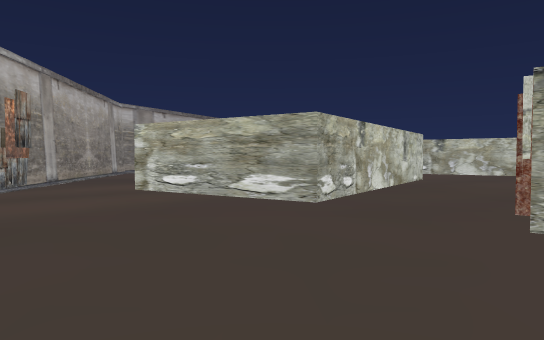
View 1 (above)

16 first-person views from a walk through a Unity game level. The camera is 1.4 m above the floor, tilts 2° down and sees 70° across. The floor is counted in squares, 2.4 m on a side. Each view is taken from the middle of a square. On the plan, view 1 faces up. The plan holds only what a view shows up to about 10 squares ahead; the rest is blank. The place goes on beyond the plan. The player is left out.

View 2
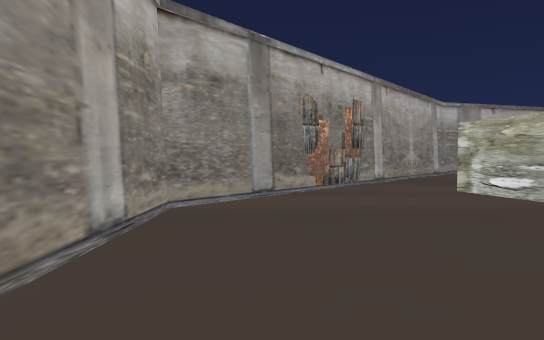

View 3
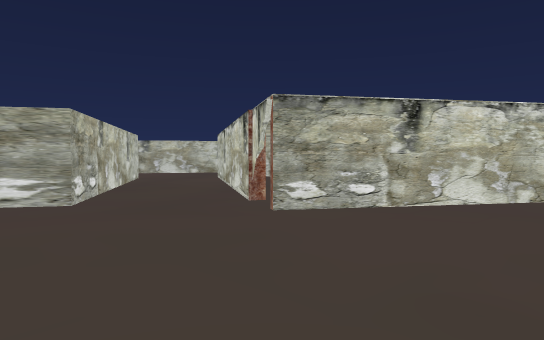

View 4
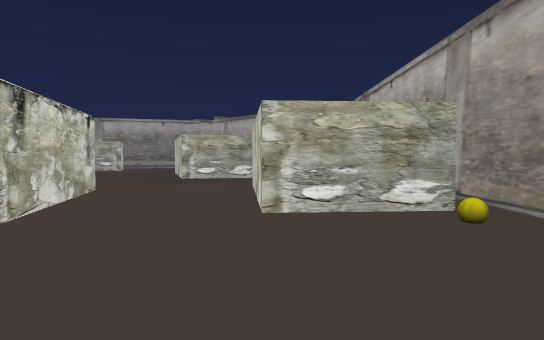

View 5
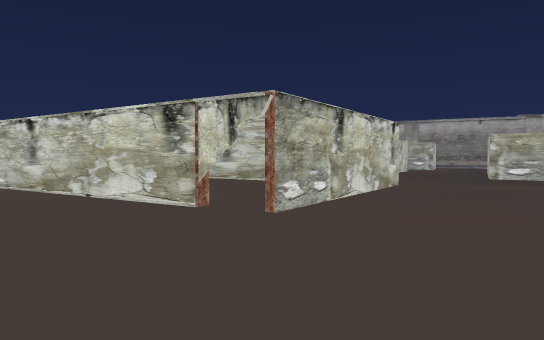

View 6
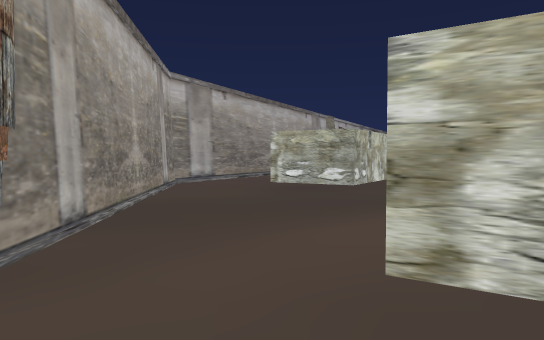

View 7
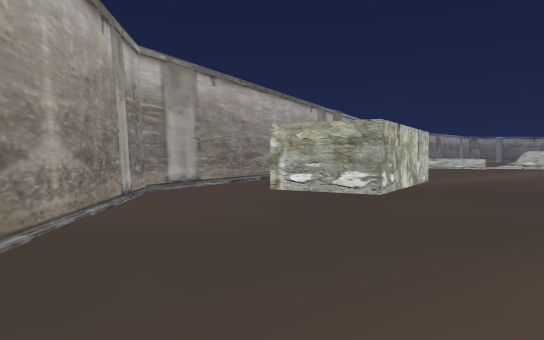

View 8
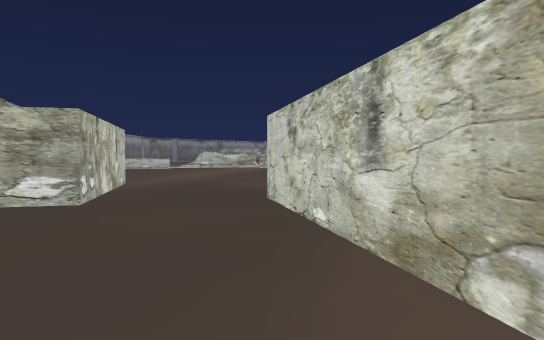

View 9
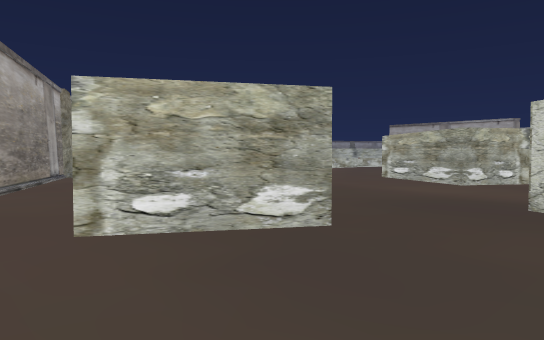

View 10
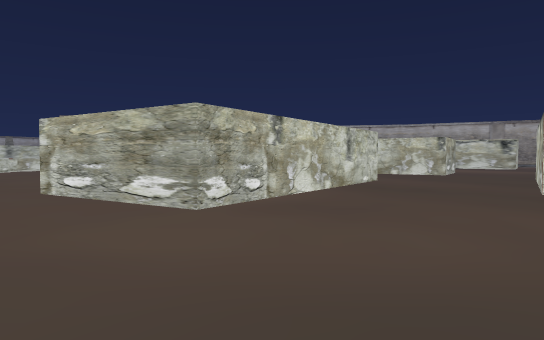

View 11
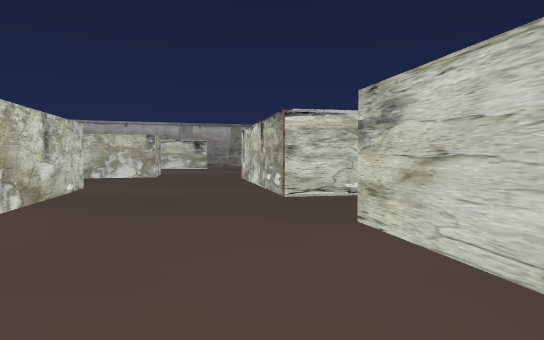

View 12
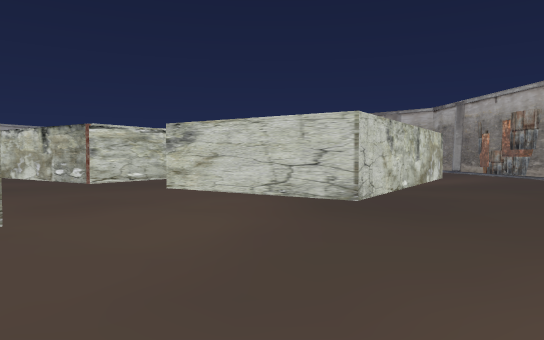

View 13
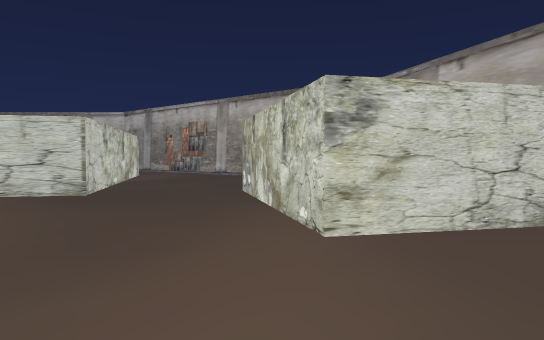

View 14
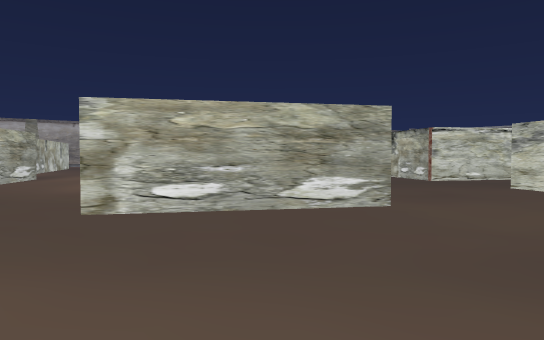

View 15
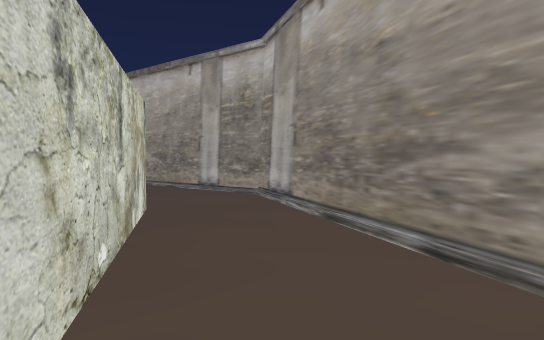

View 16
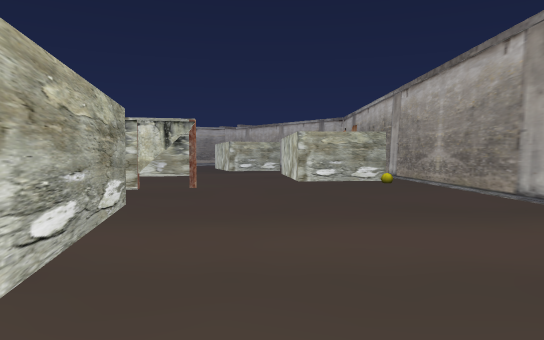

### Floor plan
Points are (right, up) in squares from view 1. A wall is a line through its corners. A room is listed if a view was taken in it or the views show most of it. See-through windows are left out.
Room 1 (views 1, 2, 3, 4, 5, 6, 7, 8, 16)
walls: (2.1, 3.4) (5.2, 8.1); (-4.3, 5.4) (-4, 2.3) (1.1, -2.8); (0.5, -1.4) (1.9, 0.3) (3.2, -0.8); (-4.7, 8.5) (-4.5, 7.1); (4.3, 1.4) (1.9, 3); (3.1, 8.8) (0.6, 4.9) (-2.4, 6.9) (-1.5, 8.3)
ways out: opening at (-3, 8) to room 2; opening at (4, 8) to room 3; opening at (4, 0)
objects: other object (-4, 5); other object (0, -1)
Room 2 (view 9)
walls: (-1.3, 13) (-3, 14) (-2.2, 15.3); (-1.5, 8.3) (0.9, 12); (-4, 15.9) (-5.2, 13.6) (-4.7, 8.5)
ways out: opening at (-3, 8) to room 1; opening at (0.5, 12.5) to room 3; opening at (-3, 15)
Room 3 (views 10, 11, 12, 13, 14, 15)
walls: (0.9, 12) (3.9, 10) (3.1, 8.8); (-0.9, 17.3) (0.7, 16.3) (-1.3, 13); (5.2, 8.1) (5.7, 8.9) (6.9, 8.1); (9.4, 10.4) (4.2, 13.8) (6.1, 16.6)
ways out: opening at (4, 8) to room 1; opening at (0.5, 12.5) to room 2; opening at (-1, 18); opening at (5, 17.5); opening at (8.5, 9.5)

Where each view was taken, in squares from view 1:
view 1: 0 up, 0 right, facing up
view 2: 0 up, 0 right, facing up-left
view 3: 0 up, 1 left, facing up-right
view 4: 3 up, 1 left, facing down-right
view 5: 3 up, 2 left, facing right
view 6: 5 up, 3 left, facing up
view 7: 7 up, 3 left, facing up
view 8: 8 up, 3 left, facing up-right
view 9: 11 up, 4 left, facing up-right
view 10: 13 up, 0 right, facing right
view 11: 13 up, 2 right, facing down-right
view 12: 17 up, 2 right, facing down
view 13: 18 up, 3 right, facing down-left
view 14: 18 up, 2 right, facing down-right
view 15: 18 up, 1 left, facing down-left
view 16: 7 up, 4 left, facing down-right
